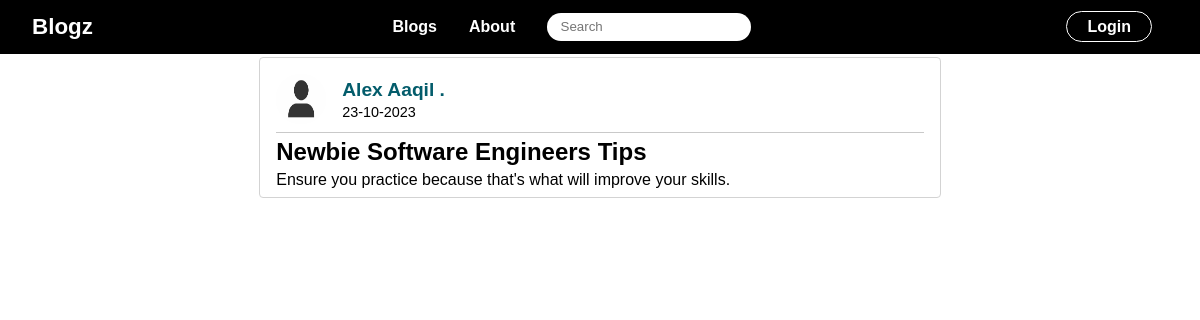
/post/1, run on the app's committed database.
### blogs/models.py (models this page shows, shortened)
class User(db.Model, UserMixin):
    id = db.Column(db.Integer, primary_key=True)
    first_name = db.Column(db.String(40), nullable=False)
    last_name = db.Column(db.String(60), nullable=False)
    email_address = db.Column(db.String(120), nullable=False, unique=True)
    image_file = db.Column(db.String(20), nullable=False, default='default.jpg')
    password = db.Column(db.String(60), nullable=False)
    posts = db.relationship('Post', backref='author', lazy=True)

class Post(db.Model):
    id = db.Column(db.Integer, primary_key=True)
    title = db.Column(db.String(100), nullable=False)
    content = db.Column(db.Text, nullable=False)
    date_posted = db.Column(db.DateTime, nullable=False, default=datetime.utcnow)
    user_id = db.Column(db.Integer, db.ForeignKey('user.id'), nullable=False)

### blogs/posts/routes.py (the view)
@posts.route('/post/<int:post_id>')
def post(post_id):
    post = Post.query.get_or_404(post_id)
    return render_template('post.html', title=post.title, post=post)

### blogs/templates/post.html (shortened to what this page needs)
{% extends "layout.html" %}
{% block body %}
    <section class="Blogs">
        <div class="blog">
            <div class="head">
                <img src="{{ url_for('static', filename='images/profile_pictures/' + post.author.image_file) }}" alt="Author's Picture" width="100">
                <div class="text">
                    <div>
                        <a href="{{ url_for('users.user_posts', email_address=post.author.email_address) }}">
                            {{ post.author.first_name }} {{ post.author.last_name }} .
                        </a>
                        <p>
                            {{ post.date_posted.strftime('%d-%m-%Y') }}
                        </p>
                    </div>
                </div>
            </div>
            <div class="body">
                <h1 class="title">{{ post.title }}</h1>
                <p class="body">{{ post.content }}</p>
            </div>
        </div>
    </section>
{% endblock body %}

### blogs/static/css/styles.css (style rules this page uses)
* { padding: 0; margin: 0; box-sizing: border-box; font-family: sans-serif; }
a { text-decoration: none; }
section { padding: 0.2em 2em; }
.Blogs .blog { border: 1px solid rgb(211, 211, 211); border-radius: 4px; padding: 0.5em 1em; width: 60%; margin: 0 auto 1em; }
.Blogs .blog .head { border-bottom: 1px solid rgb(201, 201, 201); padding: 0.5em 0; display: flex; align-items: center; gap: 1em; }
.Blogs .blog .head img { border-radius: 50%; width: 50px; aspect-ratio: 1; }
.Blogs .blog .head div a { font-size: 1.2em; font-weight: 550; text-decoration: none; color: #035c6b; }
.Blogs .blog .head div p, .Blogs .blog .head div span { font-size: 0.9em; margin: 0.2em 0 0; font-weight: 300; }
.Blogs .blog .body h1 { margin: 0.2em 0; }

### data on the page
User: image_file (placeholder picture), author.first_name "Alex", author.last_name "Aaqil"
Post: date_posted "23-10-2023", title "Newbie Software Engineers Tips", content "Ensure you practice because that's what will improve your skills."
